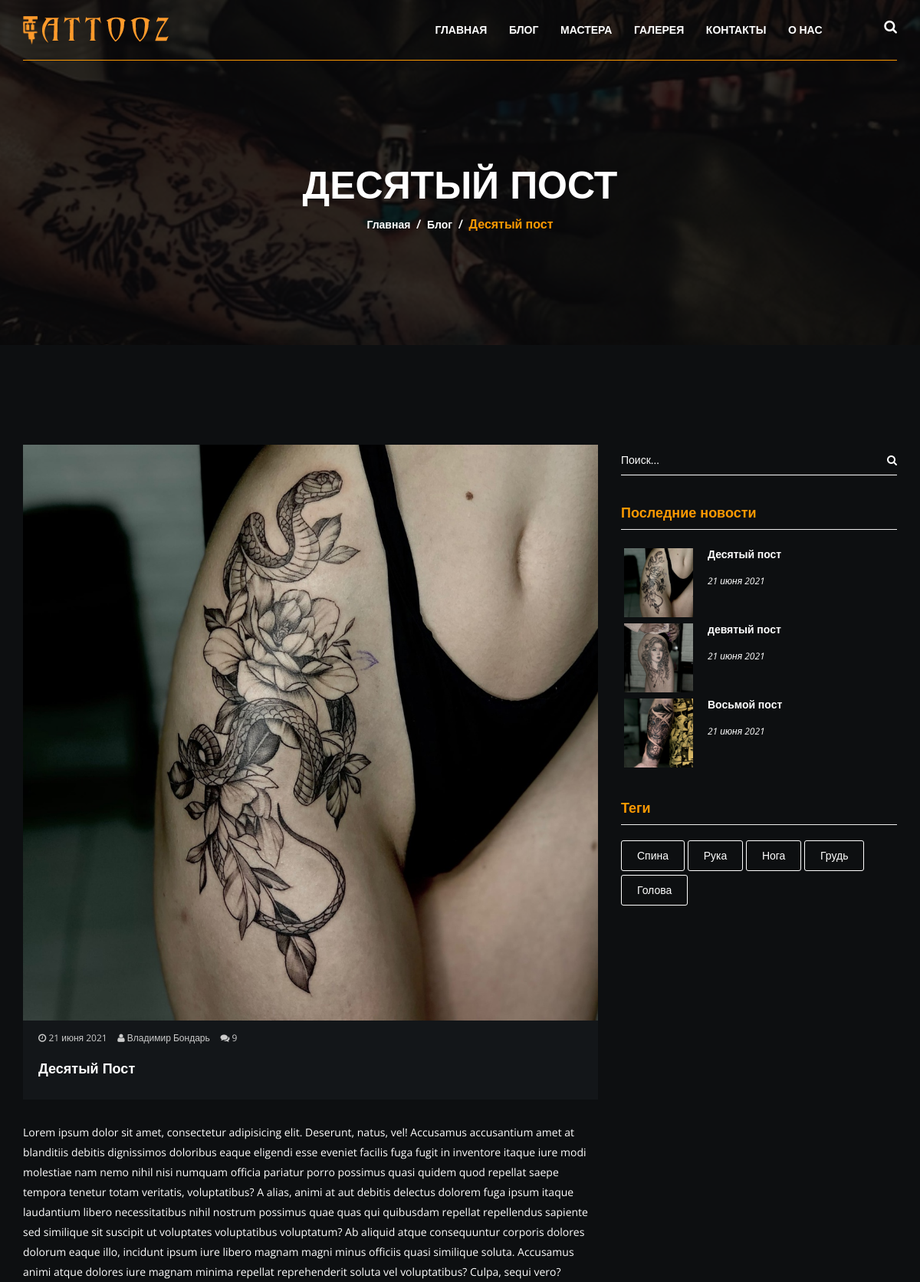
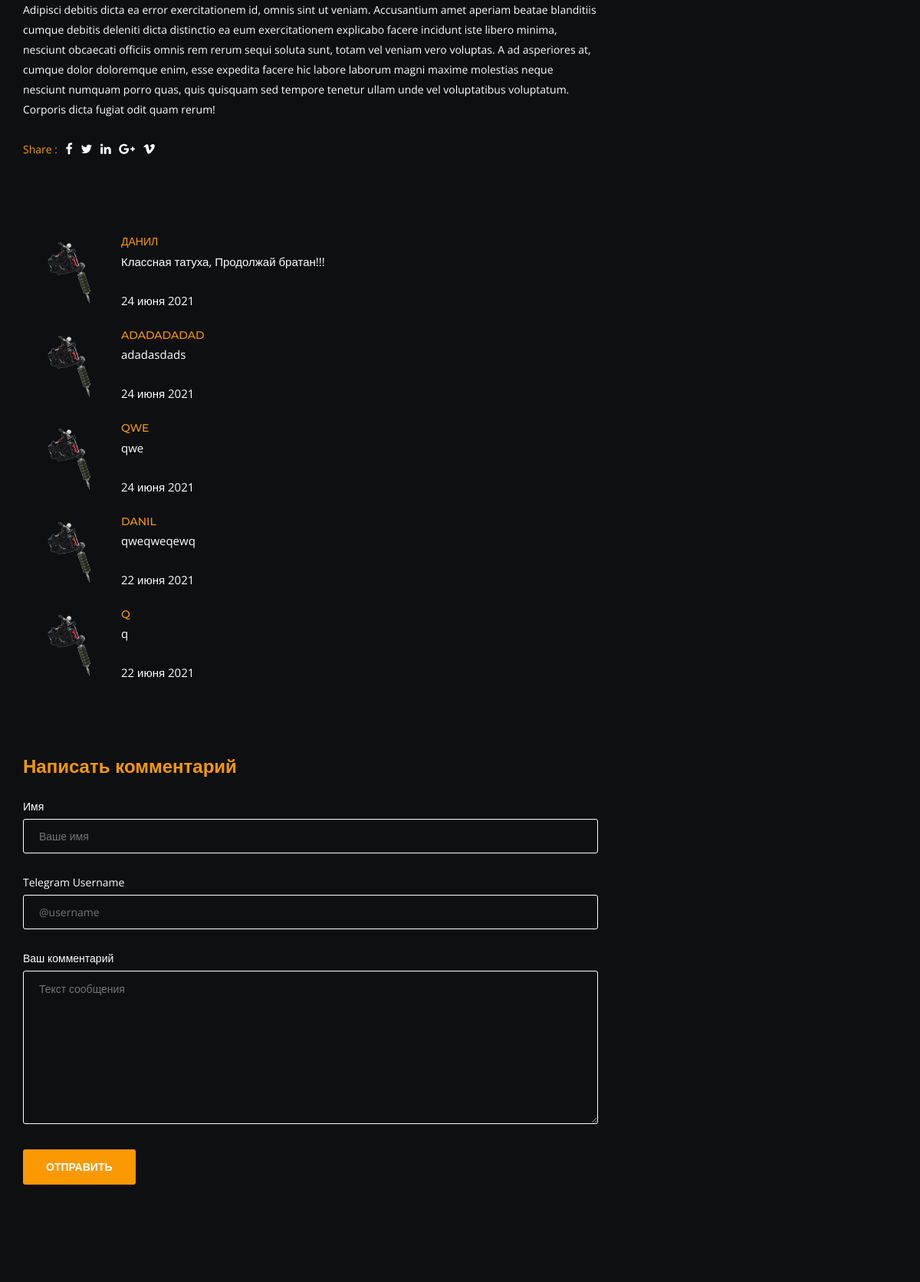
/blog/post/desyatyj-post (upper part), run on the app's committed database (2 pictures, top to bottom).
### blog/models.py (models this page shows, shortened)
class Post(models.Model):
    image = models.ImageField("Изображение", upload_to='posts/')
    title = models.CharField('Название', max_length=255)
    slug = models.SlugField('Url', max_length=255, unique=True,
                            help_text='Генерируется автоматически!')
    author = models.ForeignKey(Master, on_delete=models.CASCADE,
                               verbose_name='Автор')
    content = models.TextField('Контент')
    tags = models.ManyToManyField('Tag', related_name='post_tags',
                                  verbose_name='Теги')
    created_at = models.DateTimeField('Дата публикации', auto_now_add=True)
    def get_absolute_url(self):
        return reverse('post_detail', kwargs={'slug': self.slug})
    class Meta:
        verbose_name = "Пост"
        verbose_name_plural = "Посты"
        ordering = ["-created_at"]

class Comment(models.Model):
    name = models.CharField('Имя', max_length=50)
    telegram_username = models.CharField('Username', max_length=100)
    message = models.TextField('Сообщение', max_length=500)
    create_at = models.DateTimeField('Дата', auto_now_add=True)
    post = models.ForeignKey(Post, related_name="comment_post",
                             on_delete=models.CASCADE,
                             verbose_name='Пост')
    class Meta:
        verbose_name = 'Комментарий'
        verbose_name_plural = 'Комментарии'
        ordering = ['-id']

class Tag(models.Model):
    title = models.CharField('Тег', max_length=50)
    slug = models.SlugField('Url', max_length=50, unique=True)
    def get_absolute_url(self):
        return reverse('tag_detail', kwargs={'slug': self.slug})
    class Meta:
        verbose_name = 'Тег'
        verbose_name_plural = 'Теги'
        ordering = ['-title']

### master/models.py (models this page shows)
class Master(models.Model):
    name = models.CharField('Имя мастера', max_length=150)
    image = models.ImageField('Изображение мастера', upload_to='masters/')
    about_master = models.TextField('Информация о мастере', max_length=180)
    vk = models.CharField('Ссылка на ВК', max_length=255, blank=True, null=True)
    instagram = models.CharField('Ссылка на Instagram', max_length=255,
                                 blank=True, null=True)
    telegram = models.CharField('Ссылка на Telegram', max_length=255,
                                blank=True, null=True)
    def __str__(self):
        return self.name
    def get_absolute_url(self):
        return reverse('master_detail', kwargs={"pk": self.pk})
    class Meta:
        verbose_name = "Мастер"
        verbose_name_plural = "Мастера"
        ordering = ["name"]

### blog/views.py (the view)
# urls.py: path('post/<str:slug>', views.PostDetail.as_view(), name='post_detail'),
class PostDetail(DetailView, BaseView):
    queryset = Post.objects.select_related('author').prefetch_related('tags')\
        .prefetch_related('comment_post')\
        .defer(
            'tags', 'author__image', 'author__about_master', 'author__vk',
            'author__telegram', 'author__instagram',
        )
    context_object_name = 'post'
    template_name = 'blog/post_detail.html'
    def get_context_data(self, *args, **kwargs):
        context = super().get_context_data(**kwargs)
        context['form'] = CommentForm()
        return context

### blog/forms.py
class CommentForm(forms.ModelForm):
    class Meta:
        model = Comment
        exclude = ['create_at', 'post']
        widgets = {
            'name': forms.TextInput(attrs={'placeholder': 'Ваше имя'}),
            'telegram_username': forms.TextInput(attrs={'placeholder': '@username'}),
            'message': forms.Textarea(attrs={
                'placeholder': 'Текст сообщения',
                'name': 'massage',
                'cols': '30',
                'rows': '10',
            })
        }

### blog/templatetags/sidebar.py (called while the page is built)
@register.inclusion_tag('include/last_news.html')
def get_last_news(cnt=3):
    posts = Post.objects.all()[:cnt]
    return {'posts': posts}

@register.inclusion_tag('include/tags.html')
def get_tags():
    tags = Tag.objects.all()
    return {'tags': tags}

### services/views_exceptions.py (called while the page is built)
    def dispatch(self, request, *args, **kwargs):
        try:
            response = super().dispatch(request, *args, **kwargs)
        except Exception as e:
            send_message(settings.DEV_TG_ID, e.__str__())
            return self._response({'errorMessage': e}, status=400)
        if isinstance(response, (dict, list)):
            return self._response(response)
        else:
            return response

### templates/blog/post_detail.html (shortened to what this page needs)
{% extends 'base.html' %}
{% block content %}
<div class="breadcumb-area bg-img-5 black-opacity">
    <div class="container">
        <div class="row">
            <div class="col-xs-12">
                <div class="breadcumb-wrap text-center">
                    <h2>{{ post.title|truncatewords_html:5 }}</h2>
                    <ul>
                        <li><a href="{% url 'home' %}">Главная</a></li>
                        <li>/</li>
                        <li><a href="{% url 'posts_list' %}">Блог</a></li>
                        <li>/</li>
                        <li class="active">{{ post.title|truncatewords_html:5 }}</li>
                    </ul>
                </div>
            </div>
        </div>
    </div>
</div>
<div class="blog-details-area bg-1">
    <div class="container">
        <div class="row">
            <div class="col-md-8 col-xs-12">
                <div class="row">
                    <div class="col-xs-12">
                        <div class="blog-wrap">
                            <div class="blog-img">
                                <img src="{{ post.image.url }}" alt="">
                            </div>
                            <div class="blog-content">
                                <ul class="blog-meta">
                                    <li><a href="#"><i class="fa fa-clock-o"></i> {{ post.created_at|date:"j E Y" }}</a></li>
                                    <li><a href="{{ post.author.get_absolute_url }}"><i class="fa fa-user"></i> {{ post.author }}</a></li>
                                    <li><a href="#"><i class="fa fa-comments"></i> {{ post.comment_post.count }}</a></li>
                                </ul>
                                <h3>{{ post.title }}</h3>
                            </div>
                        </div>
                        <div class="blog-details-wrap">
                            <p>{{ post.content|safe }}</p>
                            <div class="socila-link">
                                <ul>
                                    <li>Share :</li>
                                    <li><a href="#"><i class="fa fa-facebook"></i></a></li>
                                    <li><a href="#"><i class="fa fa-twitter"></i></a></li>
                                    <li><a href="#"><i class="fa fa-linkedin"></i></a></li>
                                    <li><a href="#"><i class="fa fa-google-plus"></i></a></li>
                                    <li><a href="#"><i class="fa fa-vimeo"></i></a></li>
                                </ul>
                            </div>
                            <div class="container single-post__comment">
                            {% for comment in post.comment_post.all|slice:5 %}
                            <ul>
                                <li>
                                    <div class="post-img">
                                        <img src="/static/images/shop/1.png" alt="" style="padding: 4%; width: 98px">
                                    </div>
                                    <div class="single-post__comment__item__text">
                                        <h5>{{ comment.name }}</h5>
                                        <p style="max-width: 650px; word-wrap: break-word;">
                                            {{ comment.message|safe }}
                                        </p>
                                        <p>{{ comment.create_at|date:"j E Y" }}</p>
                                    </div>
                                </li>
                            </ul>
                            {% endfor %}
                            </div>
                            <br><br>
                            <div class="blog-form">
                                <h3>Написать комментарий</h3>
                                <form action="{% url 'create_comment' pk=post.id %}" method="post">
                                    <span>Имя</span>
                                    {{ form.name }}
                                    <span>Telegram Username</span>
                                    {{ form.telegram_username }}
                                    <span>Ваш комментарий</span>
                                    {{ form.message }}
                                    <button>Отправить</button>
                                </form>
                            </div>
                        </div>
                    </div>
                </div>
            </div>
            <div class="col-md-4 col-xs-12 col-sm-6">
                {% include 'include/sidebar.html' %}
            </div>
        </div>
    </div>
</div>
{% endblock content %}

### templates/include/last_news.html
{% load cache %}
{% cache 600 last_post %}
{% for post in posts %}
    <ul>
        <li>
            <div class="post-img">
                <img src="{{ post.image.url }}" alt="" style="padding: 4%; width: 98px">
            </div>
            <div class="post-content">
                <a href="{{ post.get_absolute_url }}">{{ post.title }}</a>
                <p>{{ post.created_at|date:"j E Y" }}</p>
            </div>
        </li>
    </ul>
{% endfor %}
{% endcache %}

### templates/include/tags.html
<ul>
    {% for tag in tags %}
    <li><a href="{{ tag.get_absolute_url }}">{{ tag.title }}</a></li>
    {% endfor %}
</ul>

### static/css/styles.css (style rules this page uses)
* { margin:0; padding:0; }
body { color:#fff; font-family: 'Open Sans', sans-serif; line-height:26px; background:#fff; font-weight: 400; }
img { max-width:100%; height:auto }
p { margin:0px; color: #fff; }
h1, h2, h3, h4, h5, h6 { color: #fb9902; margin-bottom: 10px; margin-top: 0px; font-family: 'Montserrat', sans-serif; }
input, button { transition:all .3s; -webkit-transition:all .3s; -moz-transition:all .3s; }
a { -webkit-transition:all 0.3s ease 0s; transition: all 0.3s ease 0s; -webkit-transition:all .3s; -moz-transition:all .3s; text-decoration:none; color:#fff; font-size:14px; }
ul { list-style: outside none none; margin: 0; padding: 0; }
:before,:after { -webkit-transition: all .3s; transition: all .3s; }
.bg-1 { background:#0d0f11; }
.bg-img-5 { background: url(../images/bg/6.jpg)no-repeat center center / cover }
.black-opacity { position: relative; z-index: 9; }
.black-opacity:before { position: absolute; left: 0; top: 0; width: 100%; height: 100%; background: #000; content: ""; z-index: -9; opacity: .8; -ms-filter:"progid:DXImageTransform.Microsoft.Alpha(Opacity=80)"; }
.blog-wrap { margin-bottom: 30px; background: #131619; }
.blog-img img { width: 100%; }
.blog-content { overflow: hidden; padding: 10px 20px 30px; }
.blog-content ul { margin-bottom: 10px; }
.blog-content ul li { display: inline-block; margin-right: 10px; }
.blog-content ul li:last-child { margin-right: 0px; }
.blog-content ul li a { display: block; color: #ccc; font-size: 12px; }
.blog-content h3 { font-size: 17px; font-weight: 700; margin-bottom: 20px; text-transform: capitalize; }
.blog-content a { display: inline-block; float: right; color: #fff; }
.breadcumb-area { height: 450px; display: -webkit-box; display: -ms-flexbox; display: flex; -webkit-box-orient: vertical; -webkit-box-direction: normal; -ms-flex-direction: column; flex-direction: column; -webkit-box-pack: center; -ms-flex-pack: center; justify-content: center; }
.breadcumb-wrap { padding-top: 70px; }
.breadcumb-wrap h2 { font-size: 50px; color: #fff; font-weight: 700; text-transform: uppercase; }
.breadcumb-wrap ul li { display: inline-block; margin: 0px 2px; font-size: 16px; font-weight: 600; }
.breadcumb-wrap ul li.active { color: #fb9902; }
.recent-post ul li { overflow: hidden; margin-bottom: 20px; }
.recent-post ul li:last-child { margin-bottom: 0px; }
.post-img { float: left; margin-right: 15px; }
.post-content { overflow: hidden; }
.post-content a { display: block; font-weight: 600; line-height: 24px; margin-bottom: 10px; }
.post-content p { font-size: 12px; font-style: italic; }
.tag-wrap ul li { display: inline-block; margin-bottom: 5px; }
.tag-wrap ul li a { display: block; padding: 6px 20px; border:1px solid #fff; font-weight: 500; border-radius: 3px; }
.blog-details-area { padding: 130px 0px; }
.blog-details-area .blog-content h3 { color: #fff; font-size: 18px; color: #fff; margin-bottom: 0px; }
.blog-details-wrap p { margin-bottom: 25px; }
.socila-link { margin-bottom: 100px; }
.socila-link ul li { display: inline-block; color: #fb9902; }
.socila-link ul li a { font-size: 16px; margin-left: 7px; }
.blog-form h3 { margin-bottom: 25px; font-weight: 700; }
.blog-form span { display: block; margin-bottom: 3px; }
.blog-form input,.blog-form textarea,.contact-form input,.contact-form textarea { width: 100%; height: 45px; margin-bottom: 25px; border-radius: 3px; background: transparent; border:1px solid #fff; padding-left: 20px; }
.blog-form textarea,.contact-form textarea { height: 200px; padding-top: 10px; }
.blog-form button,.contact-form button { padding:10px 30px; background: #fb9902; color: #fff; text-transform: uppercase; font-size: 14px; font-weight: 700; border-radius: 3px; border:none; }
.single-post__comment { margin-bottom: 20px; }
.single-post__comment__item__text { overflow: hidden; position: relative; }
.single-post__comment__item__text p { font-size: 15px; }
.single-post__comment__item__text h5 { text-transform: uppercase; margin-bottom: 4px; }

### data on the page
Post: title "ДЕСЯТЫЙ ПОСТ", title "Десятый пост", image (picture), created_at "21 июня 2021", author "Владимир Бондарь", comment_post.count "9", title "Десятый Пост", content "Lorem ipsum dolor sit amet, consectetur adipisicing elit. Deserunt, natus, vel! Accusamus accusantium amet at blanditiis debitis dignissimos doloribus eaque eligendi esse eveniet facilis fuga fugit in inventore itaque iure modi molestiae nam nemo nihil nisi numquam officia pariatur porro possimus quasi quidem quod repellat saepe tempora tenetur totam veritatis, voluptatibus? A alias, animi at aut debitis delectus dolorem fuga ipsum itaque laudantium libero necessitatibus nihil nostrum possimus quae quas qui quibusdam repellat repellendus sapiente sed similique sit suscipit ut voluptates voluptatibus voluptatum? Ab aliquid atque consequuntur corporis dolores dolorum eaque illo, incidunt…"
Comment: name "ДАНИЛ", message "Классная татуха, Продолжай братан!!!", create_at "24 июня 2021"
Comment: name "ADADADADAD", message "adadasdads", create_at "24 июня 2021"
Comment: name "QWE", message "qwe", create_at "24 июня 2021"
Comment: name "DANIL", message "qweqweqewq", create_at "22 июня 2021"
Comment: name "Q", message "q", create_at "22 июня 2021"
Post: image (picture), title "девятый пост", created_at "21 июня 2021"
Post: image (picture), title "Восьмой пост", created_at "21 июня 2021"
Tag: title "Спина"
Tag: title "Рука"
Tag: title "Нога"
Tag: title "Грудь"
Tag: title "Голова"
